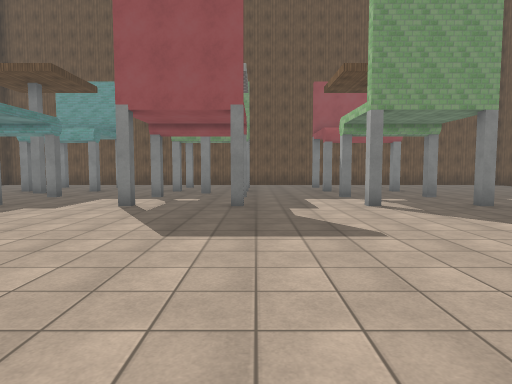
[1] (above)

22 first-person views from a walk through a 3-D level made in the Unity game engine. The camera is 1.5 m above the floor, tilts 4° down and sees 75° across. The floor is counted in squares, 2 m on a side. Each view is taken from the middle of a square. On the plan, view 1 faces up. The plan holds only what a view shows up to about 11 squares ahead; the rest is blank. The place goes on beyond the plan. The player is left out. Surface patterns are stand-ins for the level's own textures.

[2]
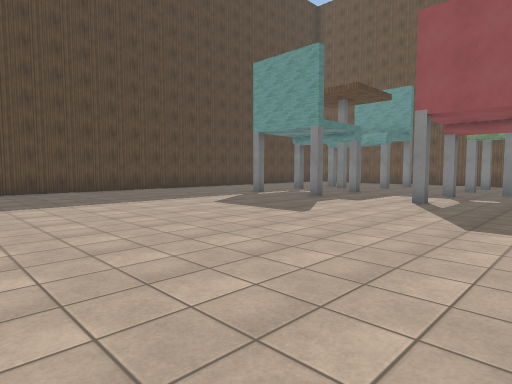

[3]
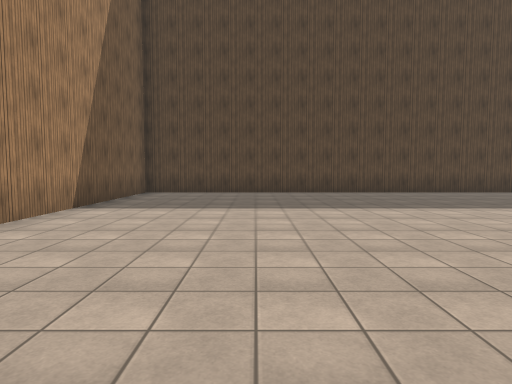

[4]
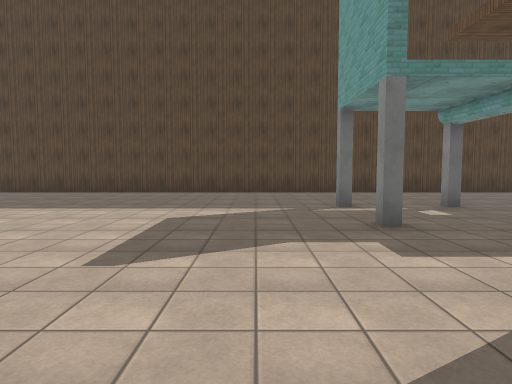

[5]
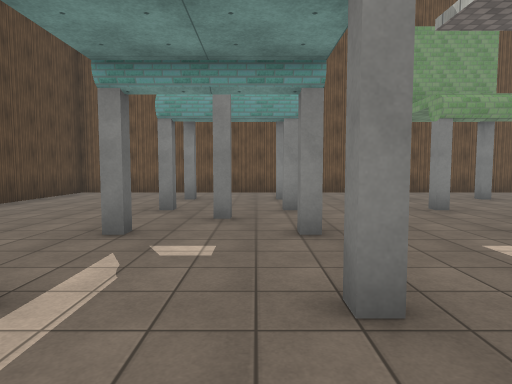

[6]
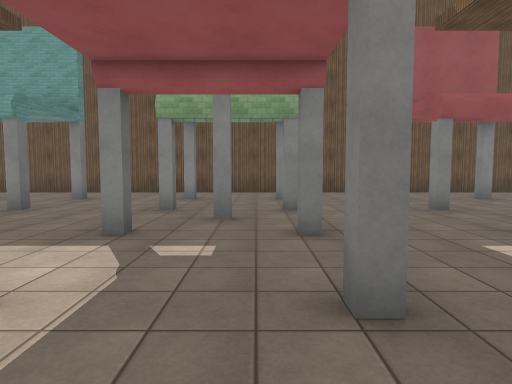

[7]
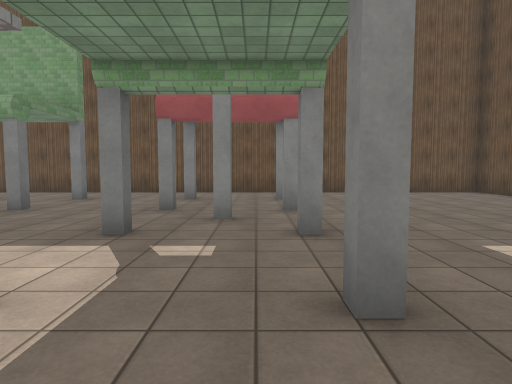

[8]
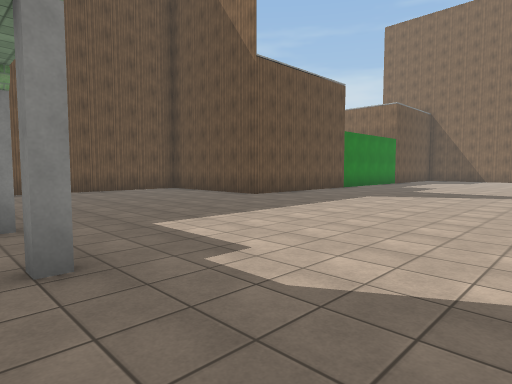

[9]
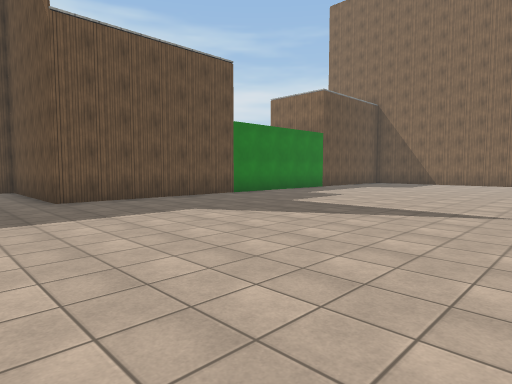

[10]
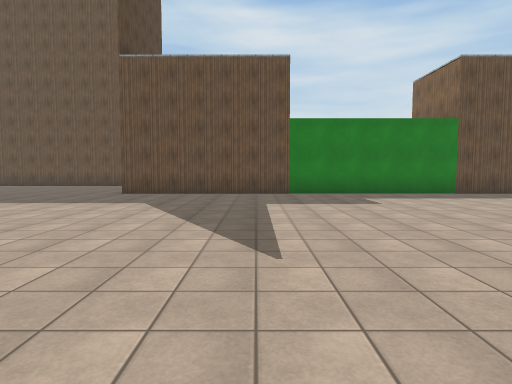

[11]
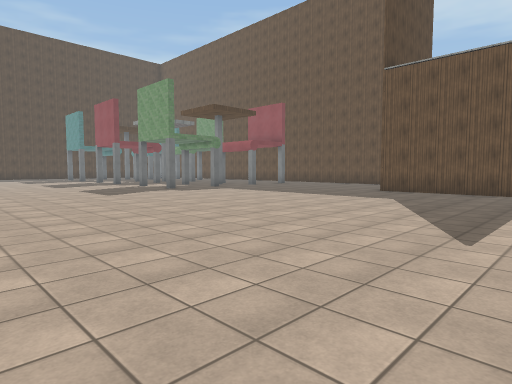

[12]
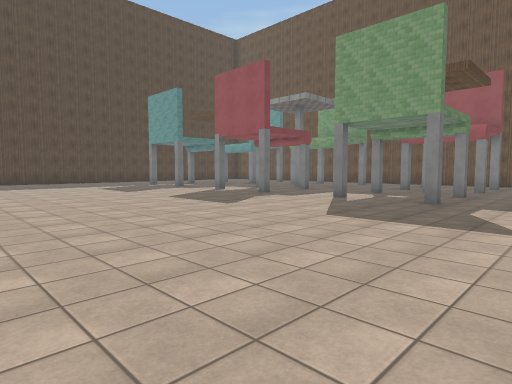

[13]
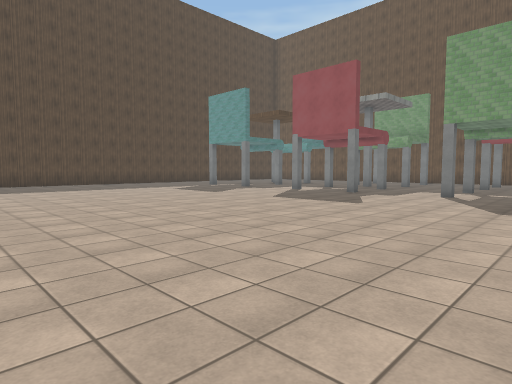

[14]
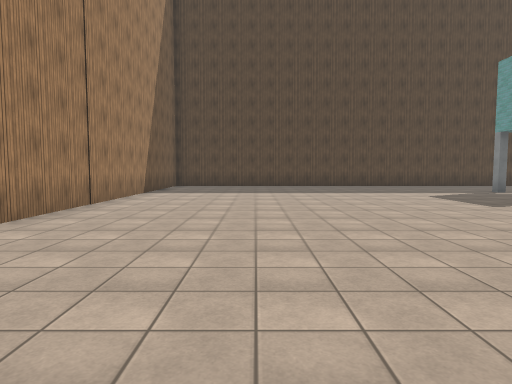

[15]
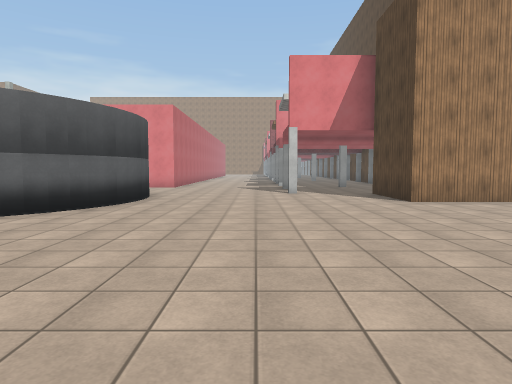

[16]
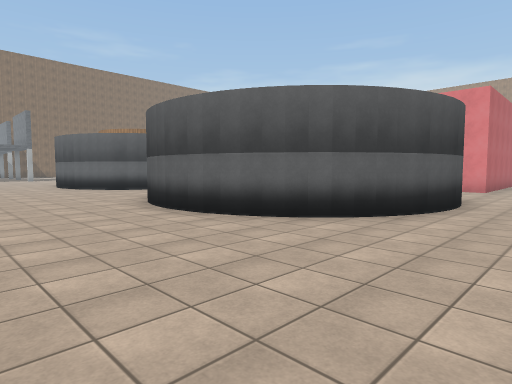

[17]
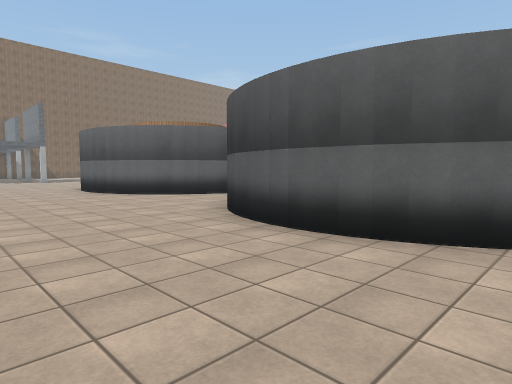

[18]
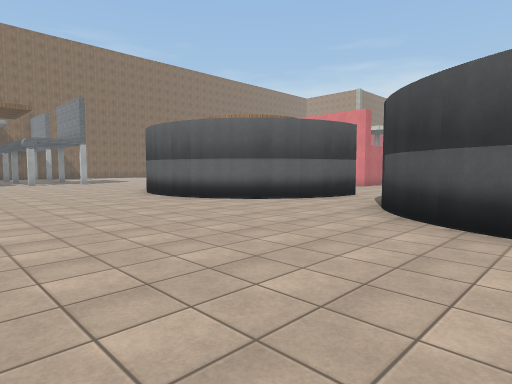

[19]
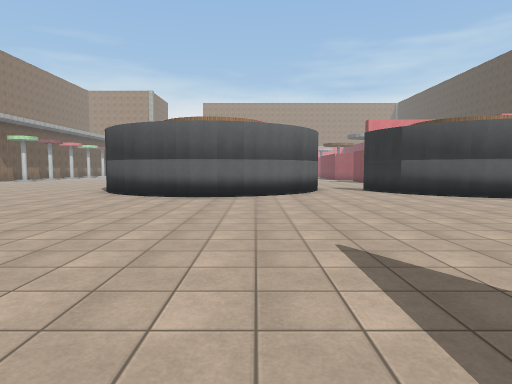

[20]
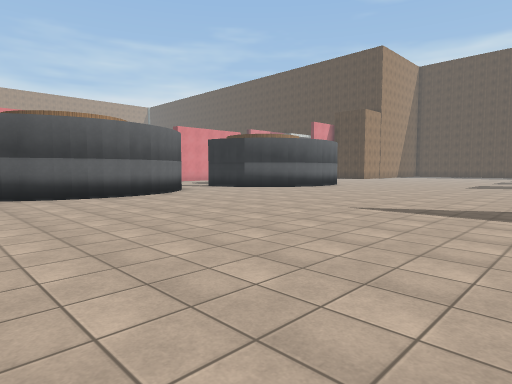

[21]
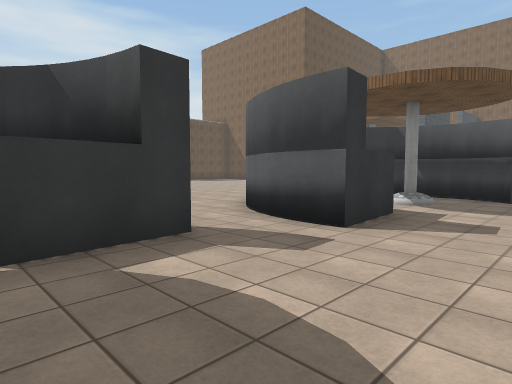

[22]
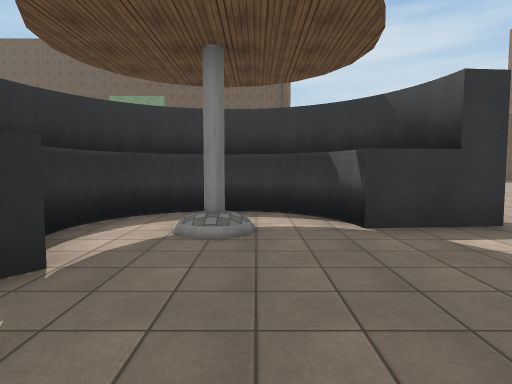

### Floor plan
Key: @ floor where view 1 was taken; # wall or solid block; . floor; C cylinder.
Columns run from 12 left of view 1 to 21 right of it. Each row starts with its distance up from view 1.
 16 ########################
 15 #......................#
 14 #......................#
 13 #...#..#.#..#.#..#.....#
 12 #......................#
 11 #...#..#.#..#.#..#.....###########
 10 #.....#....#....#.................
  9 #...#..#.#..#.#..#................
  8 #................................
  7 #...#..#.#..#.#..#................
  6 #.................................
  5 #.................................
  4 #.................................
  3 #.................................
  2 #................................
  1 #.................................
  0 #...........@.....................
 -1 #.................................
 -2 #..................####.....####..
 -3 #.................######...##  ##.
 -4 #................###  ###.##   ###
 -5 ###########......###CC....##.CC.#
 -6           #......###............#
 -7           #..#.... #...........##
 -8            .......  .......
 -9                      .

Positions as (right, up) in squares from view 1, and headings:
1: (0, 0), facing up
2: (0, -1), facing up-left
3: (-1, -1), facing left
4: (-1, 5), facing left
5: (-6, 5), facing up
6: (-1, 5), facing up
7: (4, 5), facing up
8: (4, 4), facing up-right
9: (9, 3), facing up-right
10: (15, 1), facing up
11: (16, 0), facing up-left
12: (7, -1), facing up-left
13: (5, -3), facing up-left
14: (3, -1), facing left
15: (2, 3), facing down
16: (3, 2), facing down-right
17: (6, 2), facing down-right
18: (9, 3), facing down-right
19: (16, 7), facing down
20: (21, 7), facing down-left
21: (10, -8), facing up-right
22: (9, -9), facing up
